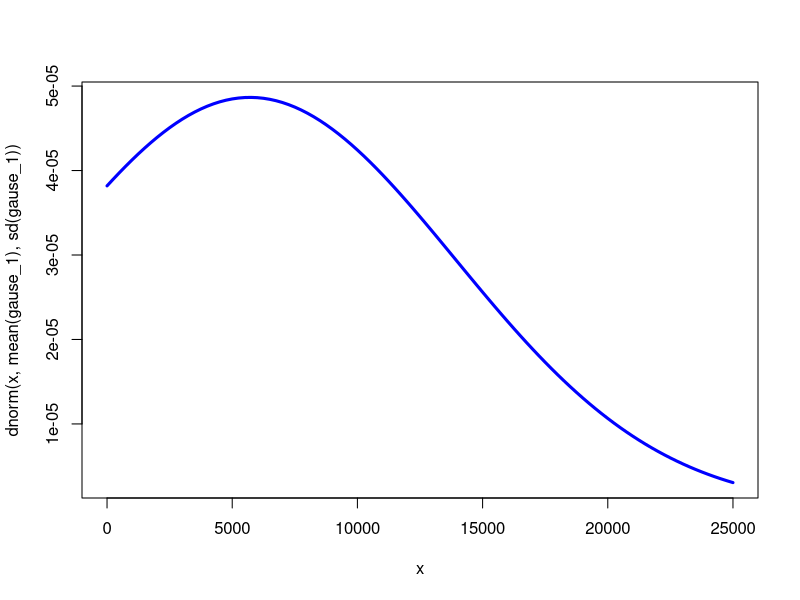
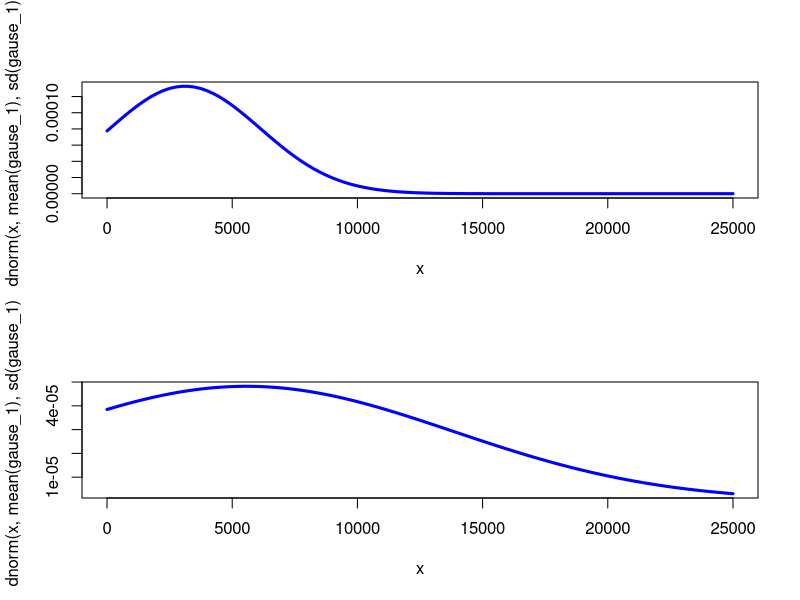
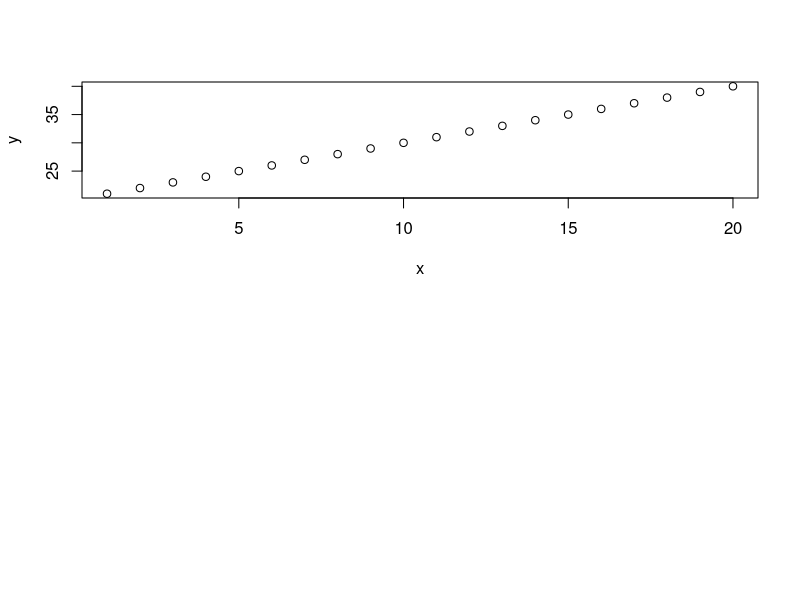

Write the R code that produced these figures, in order.
## ---- chunk 1
gause_1<-rnorm(100,3500,3000)
gause_1<-append(gause_1,rep(30000,10))
curve(dnorm(x,mean(gause_1),sd(gause_1)),xlim=c(0,25000),col="blue",lwd=3)
## ---- chunk 2
par(mfrow=c(2,1))
gause_1<-rnorm(100,3500,3000)
curve(dnorm(x,mean(gause_1),sd(gause_1)),xlim=c(0,25000),col="blue",lwd=3)
gause_1<-append(gause_1,rep(30000,10))
curve(dnorm(x,mean(gause_1),sd(gause_1)),xlim=c(0,25000),col="blue",lwd=3)
## ---- chunk 3
x<-c(1:20)  
y<-c(21:40)  
plot(x,y)
